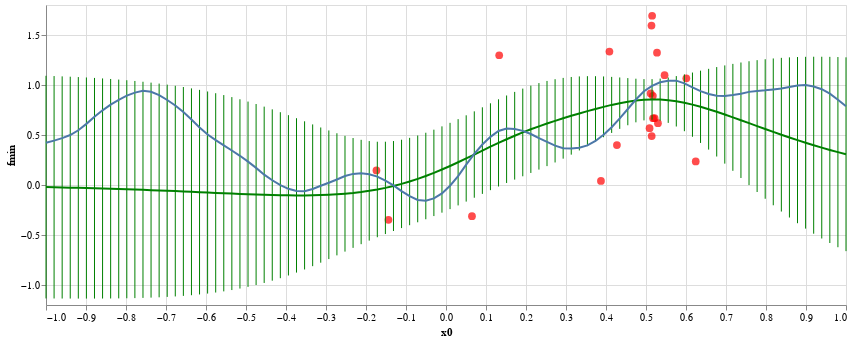

The notebook cell saved with this chart:
### Markdown cell above
Now plot the optimiser's estimate of the underlying function in green (with error bars +/- two standard deviations),
the black box evaluations in red and the true underlying function in blue.

### Code cell
chart_bo_f1 = (
    alt.Chart(bo_f1)
    .mark_line(color='green')
    .encode(x='x0:Q', y='f:Q'))
chart_bo_ferror = (
    alt.Chart(bo_f1.assign(fmin=bo_f1['f'] - 2 * bo_f1['sd'], fmax=bo_f1['f'] + 2 * bo_f1['sd']))
    .mark_errorbar(color='green')
    .encode(x="x0:Q", y="fmin:Q", y2="fmax:Q"))
chart_obs = (
    alt.Chart(observations)
    .mark_circle(color='red', size=60)
    .encode(x='x0:Q', y='y:Q'))
(chart_obs + chart_bo_ferror + chart_bo_f1 + chart1f).properties(width=800, height=300)

### Figure 1 — Vega-Lite specification as saved in the notebook (floating-point values rounded to 4 significant figures)
{"config": {"view": {"continuousWidth": 400, "continuousHeight": 300}}, "layer": [{"data": {"name": "data-bbabbe885bc31c5fa644731f14ab2091"}, "mark": {"type": "circle", "color": "red", "size": 60}, "encoding": {"x": {"type": "quantitative", "field": "x0"}, "y": {"type": "quantitative", "field": "y"}}}, {"data": {"name": "data-5831ac9028ee1f672df821a7292d70c8"}, "mark": {"type": "errorbar", "color": "green"}, "encoding": {"x": {"type": "quantitative", "field": "x0"}, "y": {"type": "quantitative", "field": "fmin"}, "y2": {"field": "fmax"}}}, {"data": {"name": "data-5ceea3f4dc96229b1ad72498ab889120"}, "mark": {"type": "line", "color": "green"}, "encoding": {"x": {"type": "quantitative", "field": "x0"}, "y": {"type": "quantitative", "field": "f"}}}, {"data": {"name": "data-2d1e0543ca9f74f54712317b04f5767b"}, "mark": "line", "encoding": {"x": {"type": "quantitative", "field": "x0"}, "y": {"type": "quantitative", "field": "f"}}}], "height": 300, "width": 800, "$schema": "https://vega.github.io/schema/vega-lite/v4.8.1.json", "datasets": {"data-bbabbe885bc31c5fa644731f14ab2091": [{"x0": 0.06493, "y": -0.3121}, {"x0": -0.1739, "y": 0.1451}, {"x0": -0.1438, "y": -0.3482}, {"x0": 0.133, "y": 1.297}, {"x0": 0.6009, "y": 1.067}, {"x0": 0.4085, "y": 1.334}, {"x0": 0.4273, "y": 0.3988}, {"x0": 0.5464, "y": 1.098}, {"x0": 0.6243, "y": 0.2352}, {"x0": 0.3874, "y": 0.04111}, {"x0": 0.5153, "y": 1.692}, {"x0": 0.5299, "y": 0.6185}, {"x0": 0.5215, "y": 0.6682}, {"x0": 0.5172, "y": 0.8922}, {"x0": 0.5176, "y": 0.6675}, {"x0": 0.5142, "y": 0.4892}, {"x0": 0.5089, "y": 0.5686}, {"x0": 0.5116, "y": 0.9161}, {"x0": 0.5137, "y": 1.594}, {"x0": 0.5275, "y": 1.323}], "data-5831ac9028ee1f672df821a7292d70c8": [{"x0": -1.0, "f": -0.02115, "sd": 0.5567, "fmin": -1.134, "fmax": 1.092}, {"x0": -0.9798, "f": -0.02277, "sd": 0.5561, "fmin": -1.135, "fmax": 1.089}, {"x0": -0.9596, "f": -0.0245, "sd": 0.5554, "fmin": -1.135, "fmax": 1.086}, {"x0": -0.9394, "f": -0.02634, "sd": 0.5547, "fmin": -1.136, "fmax": 1.083}, {"x0": -0.9192, "f": -0.02829, "sd": 0.5538, "fmin": -1.136, "fmax": 1.079}, {"x0": -0.899, "f": -0.03036, "sd": 0.5528, "fmin": -1.136, "fmax": 1.075}, {"x0": -0.8788, "f": -0.03254, "sd": 0.5516, "fmin": -1.136, "fmax": 1.071}, {"x0": -0.8586, "f": -0.03485, "sd": 0.5503, "fmin": -1.135, "fmax": 1.066}, {"x0": -0.8384, "f": -0.03728, "sd": 0.5488, "fmin": -1.135, "fmax": 1.06}, {"x0": -0.8182, "f": -0.03984, "sd": 0.5471, "fmin": -1.134, "fmax": 1.054}, {"x0": -0.798, "f": -0.04252, "sd": 0.5451, "fmin": -1.133, "fmax": 1.048}, {"x0": -0.7778, "f": -0.04533, "sd": 0.5429, "fmin": -1.131, "fmax": 1.04}, {"x0": -0.7576, "f": -0.04826, "sd": 0.5404, "fmin": -1.129, "fmax": 1.033}, {"x0": -0.7374, "f": -0.05131, "sd": 0.5375, "fmin": -1.126, "fmax": 1.024}, {"x0": -0.7172, "f": -0.05448, "sd": 0.5343, "fmin": -1.123, "fmax": 1.014}, {"x0": -0.697, "f": -0.05775, "sd": 0.5307, "fmin": -1.119, "fmax": 1.004}, {"x0": -0.6768, "f": -0.06111, "sd": 0.5267, "fmin": -1.114, "fmax": 0.9922}, {"x0": -0.6566, "f": -0.06456, "sd": 0.5221, "fmin": -1.109, "fmax": 0.9797}, {"x0": -0.6364, "f": -0.06807, "sd": 0.5171, "fmin": -1.102, "fmax": 0.9661}, {"x0": -0.6162, "f": -0.07163, "sd": 0.5115, "fmin": -1.095, "fmax": 0.9513}, {"x0": -0.596, "f": -0.07522, "sd": 0.5052, "fmin": -1.086, "fmax": 0.9352}, {"x0": -0.5758, "f": -0.0788, "sd": 0.4983, "fmin": -1.075, "fmax": 0.9179}, {"x0": -0.5556, "f": -0.08234, "sd": 0.4907, "fmin": -1.064, "fmax": 0.8991}, {"x0": -0.5354, "f": -0.0858, "sd": 0.4824, "fmin": -1.051, "fmax": 0.8789}, {"x0": -0.5152, "f": -0.08915, "sd": 0.4732, "fmin": -1.036, "fmax": 0.8573}, {"x0": -0.4949, "f": -0.09233, "sd": 0.4633, "fmin": -1.019, "fmax": 0.8342}, {"x0": -0.4747, "f": -0.09528, "sd": 0.4525, "fmin": -1.0, "fmax": 0.8097}, {"x0": -0.4545, "f": -0.09793, "sd": 0.4408, "fmin": -0.9796, "fmax": 0.7837}, {"x0": -0.4343, "f": -0.1002, "sd": 0.4283, "fmin": -0.9569, "fmax": 0.7564}, {"x0": -0.4141, "f": -0.102, "sd": 0.415, "fmin": -0.932, "fmax": 0.7279}, {"x0": -0.3939, "f": -0.1033, "sd": 0.4008, "fmin": -0.905, "fmax": 0.6983}, {"x0": -0.3737, "f": -0.104, "sd": 0.3859, "fmin": -0.8759, "fmax": 0.6679}, {"x0": -0.3535, "f": -0.1039, "sd": 0.3704, "fmin": -0.8447, "fmax": 0.637}, {"x0": -0.3333, "f": -0.1028, "sd": 0.3544, "fmin": -0.8116, "fmax": 0.6059}, {"x0": -0.3131, "f": -0.1008, "sd": 0.338, "fmin": -0.7769, "fmax": 0.5752}, {"x0": -0.2929, "f": -0.09764, "sd": 0.3216, "fmin": -0.7408, "fmax": 0.5455}, {"x0": -0.2727, "f": -0.09313, "sd": 0.3053, "fmin": -0.7037, "fmax": 0.5174}, {"x0": -0.2525, "f": -0.08714, "sd": 0.2895, "fmin": -0.6661, "fmax": 0.4918}, {"x0": -0.2323, "f": -0.0795, "sd": 0.2746, "fmin": -0.6286, "fmax": 0.4696}, {"x0": -0.2121, "f": -0.07002, "sd": 0.2609, "fmin": -0.5918, "fmax": 0.4518}, {"x0": -0.1919, "f": -0.05854, "sd": 0.2489, "fmin": -0.5563, "fmax": 0.4392}, {"x0": -0.1717, "f": -0.04486, "sd": 0.2388, "fmin": -0.5225, "fmax": 0.4328}, {"x0": -0.1515, "f": -0.02882, "sd": 0.2308, "fmin": -0.4905, "fmax": 0.4328}, {"x0": -0.1313, "f": -0.01026, "sd": 0.2249, "fmin": -0.4601, "fmax": 0.4396}, {"x0": -0.1111, "f": 0.0109, "sd": 0.2209, "fmin": -0.4309, "fmax": 0.4527}, {"x0": -0.09091, "f": 0.03471, "sd": 0.2184, "fmin": -0.4021, "fmax": 0.4715}, {"x0": -0.07071, "f": 0.06111, "sd": 0.217, "fmin": -0.3729, "fmax": 0.4951}, {"x0": -0.05051, "f": 0.09002, "sd": 0.2163, "fmin": -0.3426, "fmax": 0.5226}, {"x0": -0.0303, "f": 0.1213, "sd": 0.216, "fmin": -0.3106, "fmax": 0.5532}, {"x0": -0.0101, "f": 0.1548, "sd": 0.2158, "fmin": -0.2769, "fmax": 0.5864}, {"x0": 0.0101, "f": 0.1902, "sd": 0.2157, "fmin": -0.2413, "fmax": 0.6216}, {"x0": 0.0303, "f": 0.2272, "sd": 0.2157, "fmin": -0.2041, "fmax": 0.6585}, {"x0": 0.05051, "f": 0.2655, "sd": 0.2157, "fmin": -0.166, "fmax": 0.6969}, {"x0": 0.07071, "f": 0.3045, "sd": 0.216, "fmin": -0.1274, "fmax": 0.7365}, {"x0": 0.09091, "f": 0.3439, "sd": 0.2165, "fmin": -0.08903, "fmax": 0.7768}, {"x0": 0.1111, "f": 0.3829, "sd": 0.2172, "fmin": -0.05144, "fmax": 0.8172}, {"x0": 0.1313, "f": 0.4209, "sd": 0.218, "fmin": -0.01505, "fmax": 0.8569}, {"x0": 0.1515, "f": 0.4576, "sd": 0.2188, "fmin": 0.02, "fmax": 0.8951}, {"x0": 0.1717, "f": 0.4925, "sd": 0.2193, "fmin": 0.05393, "fmax": 0.9311}, {"x0": 0.1919, "f": 0.5256, "sd": 0.2192, "fmin": 0.08717, "fmax": 0.9641}, {"x0": 0.2121, "f": 0.5569, "sd": 0.2183, "fmin": 0.1203, "fmax": 0.9935}, {"x0": 0.2323, "f": 0.5866, "sd": 0.2163, "fmin": 0.154, "fmax": 1.019}, {"x0": 0.2525, "f": 0.6147, "sd": 0.2129, "fmin": 0.1888, "fmax": 1.041}, {"x0": 0.2727, "f": 0.6415, "sd": 0.2082, "fmin": 0.2252, "fmax": 1.058}, {"x0": 0.2929, "f": 0.6671, "sd": 0.2019, "fmin": 0.2633, "fmax": 1.071}, {"x0": 0.3131, "f": 0.6918, "sd": 0.1942, "fmin": 0.3035, "fmax": 1.08}, {"x0": 0.3333, "f": 0.7156, "sd": 0.1851, "fmin": 0.3454, "fmax": 1.086}, {"x0": 0.3535, "f": 0.7386, "sd": 0.1749, "fmin": 0.3889, "fmax": 1.088}, {"x0": 0.3737, "f": 0.7606, "sd": 0.1637, "fmin": 0.4332, "fmax": 1.088}, {"x0": 0.3939, "f": 0.7816, "sd": 0.152, "fmin": 0.4775, "fmax": 1.086}, {"x0": 0.4141, "f": 0.801, "sd": 0.1401, "fmin": 0.5208, "fmax": 1.081}, {"x0": 0.4343, "f": 0.8184, "sd": 0.1285, "fmin": 0.5614, "fmax": 1.075}, {"x0": 0.4545, "f": 0.8332, "sd": 0.1179, "fmin": 0.5975, "fmax": 1.069}, {"x0": 0.4747, "f": 0.8447, "sd": 0.1091, "fmin": 0.6266, "fmax": 1.063}, {"x0": 0.4949, "f": 0.8524, "sd": 0.1032, "fmin": 0.646, "fmax": 1.059}, {"x0": 0.5152, "f": 0.8556, "sd": 0.1016, "fmin": 0.6525, "fmax": 1.059}, {"x0": 0.5354, "f": 0.8542, "sd": 0.1049, "fmin": 0.6443, "fmax": 1.064}, {"x0": 0.5556, "f": 0.8479, "sd": 0.1133, "fmin": 0.6212, "fmax": 1.075}, {"x0": 0.5758, "f": 0.8371, "sd": 0.1261, "fmin": 0.5849, "fmax": 1.089}, {"x0": 0.596, "f": 0.8221, "sd": 0.1421, "fmin": 0.5378, "fmax": 1.106}, {"x0": 0.6162, "f": 0.8035, "sd": 0.1606, "fmin": 0.4823, "fmax": 1.125}, {"x0": 0.6364, "f": 0.7819, "sd": 0.1807, "fmin": 0.4205, "fmax": 1.143}, {"x0": 0.6566, "f": 0.7579, "sd": 0.2019, "fmin": 0.3542, "fmax": 1.162}, {"x0": 0.6768, "f": 0.7321, "sd": 0.2236, "fmin": 0.2848, "fmax": 1.179}, {"x0": 0.697, "f": 0.7048, "sd": 0.2456, "fmin": 0.2137, "fmax": 1.196}, {"x0": 0.7172, "f": 0.6765, "sd": 0.2673, "fmin": 0.1418, "fmax": 1.211}, {"x0": 0.7374, "f": 0.6476, "sd": 0.2888, "fmin": 0.07013, "fmax": 1.225}, {"x0": 0.7576, "f": 0.6184, "sd": 0.3096, "fmin": -0.0007055, "fmax": 1.238}, {"x0": 0.7778, "f": 0.5891, "sd": 0.3296, "fmin": -0.07009, "fmax": 1.248}, {"x0": 0.798, "f": 0.56, "sd": 0.3488, "fmin": -0.1376, "fmax": 1.258}, {"x0": 0.8182, "f": 0.5313, "sd": 0.367, "fmin": -0.2027, "fmax": 1.265}, {"x0": 0.8384, "f": 0.5031, "sd": 0.3842, "fmin": -0.2653, "fmax": 1.272}, {"x0": 0.8586, "f": 0.4756, "sd": 0.4004, "fmin": -0.3252, "fmax": 1.276}, {"x0": 0.8788, "f": 0.4488, "sd": 0.4155, "fmin": -0.3821, "fmax": 1.28}, {"x0": 0.899, "f": 0.4228, "sd": 0.4295, "fmin": -0.4361, "fmax": 1.282}, {"x0": 0.9192, "f": 0.3978, "sd": 0.4425, "fmin": -0.4871, "fmax": 1.283}, {"x0": 0.9394, "f": 0.3738, "sd": 0.4544, "fmin": -0.5351, "fmax": 1.283}, {"x0": 0.9596, "f": 0.3507, "sd": 0.4654, "fmin": -0.5801, "fmax": 1.282}, {"x0": 0.9798, "f": 0.3287, "sd": 0.4754, "fmin": -0.6222, "fmax": 1.28}, {"x0": 1.0, "f": 0.3077, "sd": 0.4846, "fmin": -0.6616, "fmax": 1.277}], "data-5ceea3f4dc96229b1ad72498ab889120": [{"x0": -1.0, "f": -0.02115, "sd": 0.5567}, {"x0": -0.9798, "f": -0.02277, "sd": 0.5561}, {"x0": -0.9596, "f": -0.0245, "sd": 0.5554}, {"x0": -0.9394, "f": -0.02634, "sd": 0.5547}, {"x0": -0.9192, "f": -0.02829, "sd": 0.5538}, {"x0": -0.899, "f": -0.03036, "sd": 0.5528}, {"x0": -0.8788, "f": -0.03254, "sd": 0.5516}, {"x0": -0.8586, "f": -0.03485, "sd": 0.5503}, {"x0": -0.8384, "f": -0.03728, "sd": 0.5488}, {"x0": -0.8182, "f": -0.03984, "sd": 0.5471}, {"x0": -0.798, "f": -0.04252, "sd": 0.5451}, {"x0": -0.7778, "f": -0.04533, "sd": 0.5429}, {"x0": -0.7576, "f": -0.04826, "sd": 0.5404}, {"x0": -0.7374, "f": -0.05131, "sd": 0.5375}, {"x0": -0.7172, "f": -0.05448, "sd": 0.5343}, {"x0": -0.697, "f": -0.05775, "sd": 0.5307}, {"x0": -0.6768, "f": -0.06111, "sd": 0.5267}, {"x0": -0.6566, "f": -0.06456, "sd": 0.5221}, {"x0": -0.6364, "f": -0.06807, "sd": 0.5171}, {"x0": -0.6162, "f": -0.07163, "sd": 0.5115}, {"x0": -0.596, "f": -0.07522, "sd": 0.5052}, {"x0": -0.5758, "f": -0.0788, "sd": 0.4983}, {"x0": -0.5556, "f": -0.08234, "sd": 0.4907}, {"x0": -0.5354, "f": -0.0858, "sd": 0.4824}, {"x0": -0.5152, "f": -0.08915, "sd": 0.4732}, {"x0": -0.4949, "f": -0.09233, "sd": 0.4633}, {"x0": -0.4747, "f": -0.09528, "sd": 0.4525}, {"x0": -0.4545, "f": -0.09793, "sd": 0.4408}, {"x0": -0.4343, "f": -0.1002, "sd": 0.4283}, {"x0": -0.4141, "f": -0.102, "sd": 0.415}, {"x0": -0.3939, "f": -0.1033, "sd": 0.4008}, {"x0": -0.3737, "f": -0.104, "sd": 0.3859}, {"x0": -0.3535, "f": -0.1039, "sd": 0.3704}, {"x0": -0.3333, "f": -0.1028, "sd": 0.3544}, {"x0": -0.3131, "f": -0.1008, "sd": 0.338}, {"x0": -0.2929, "f": -0.09764, "sd": 0.3216}, {"x0": -0.2727, "f": -0.09313, "sd": 0.3053}, {"x0": -0.2525, "f": -0.08714, "sd": 0.2895}, {"x0": -0.2323, "f": -0.0795, "sd": 0.2746}, {"x0": -0.2121, "f": -0.07002, "sd": 0.2609}, {"x0": -0.1919, "f": -0.05854, "sd": 0.2489}, {"x0": -0.1717, "f": -0.04486, "sd": 0.2388}, {"x0": -0.1515, "f": -0.02882, "sd": 0.2308}, {"x0": -0.1313, "f": -0.01026, "sd": 0.2249}, {"x0": -0.1111, "f": 0.0109, "sd": 0.2209}, {"x0": -0.09091, "f": 0.03471, "sd": 0.2184}, {"x0": -0.07071, "f": 0.06111, "sd": 0.217}, {"x0": -0.05051, "f": 0.09002, "sd": 0.2163}, {"x0": -0.0303, "f": 0.1213, "sd": 0.216}, {"x0": -0.0101, "f": 0.1548, "sd": 0.2158}, {"x0": 0.0101, "f": 0.1902, "sd": 0.2157}, {"x0": 0.0303, "f": 0.2272, "sd": 0.2157}, {"x0": 0.05051, "f": 0.2655, "sd": 0.2157}, {"x0": 0.07071, "f": 0.3045, "sd": 0.216}, {"x0": 0.09091, "f": 0.3439, "sd": 0.2165}, {"x0": 0.1111, "f": 0.3829, "sd": 0.2172}, {"x0": 0.1313, "f": 0.4209, "sd": 0.218}, {"x0": 0.1515, "f": 0.4576, "sd": 0.2188}, {"x0": 0.1717, "f": 0.4925, "sd": 0.2193}, {"x0": 0.1919, "f": 0.5256, "sd": 0.2192}, {"x0": 0.2121, "f": 0.5569, "sd": 0.2183}, {"x0": 0.2323, "f": 0.5866, "sd": 0.2163}, {"x0": 0.2525, "f": 0.6147, "sd": 0.2129}, {"x0": 0.2727, "f": 0.6415, "sd": 0.2082}, {"x0": 0.2929, "f": 0.6671, "sd": 0.2019}, {"x0": 0.3131, "f": 0.6918, "sd": 0.1942}, {"x0": 0.3333, "f": 0.7156, "sd": 0.1851}, {"x0": 0.3535, "f": 0.7386, "sd": 0.1749}, {"x0": 0.3737, "f": 0.7606, "sd": 0.1637}, {"x0": 0.3939, "f": 0.7816, "sd": 0.152}, {"x0": 0.4141, "f": 0.801, "sd": 0.1401}, {"x0": 0.4343, "f": 0.8184, "sd": 0.1285}, {"x0": 0.4545, "f": 0.8332, "sd": 0.1179}, {"x0": 0.4747, "f": 0.8447, "sd": 0.1091}, {"x0": 0.4949, "f": 0.8524, "sd": 0.1032}, {"x0": 0.5152, "f": 0.8556, "sd": 0.1016}, {"x0": 0.5354, "f": 0.8542, "sd": 0.1049}, {"x0": 0.5556, "f": 0.8479, "sd": 0.1133}, {"x0": 0.5758, "f": 0.8371, "sd": 0.1261}, {"x0": 0.596, "f": 0.8221, "sd": 0.1421}, {"x0": 0.6162, "f": 0.8035, "sd": 0.1606}, {"x0": 0.6364, "f": 0.7819, "sd": 0.1807}, {"x0": 0.6566, "f": 0.7579, "sd": 0.2019}, {"x0": 0.6768, "f": 0.7321, "sd": 0.2236}, {"x0": 0.697, "f": 0.7048, "sd": 0.2456}, {"x0": 0.7172, "f": 0.6765, "sd": 0.2673}, {"x0": 0.7374, "f": 0.6476, "sd": 0.2888}, {"x0": 0.7576, "f": 0.6184, "sd": 0.3096}, {"x0": 0.7778, "f": 0.5891, "sd": 0.3296}, {"x0": 0.798, "f": 0.56, "sd": 0.3488}, {"x0": 0.8182, "f": 0.5313, "sd": 0.367}, {"x0": 0.8384, "f": 0.5031, "sd": 0.3842}, {"x0": 0.8586, "f": 0.4756, "sd": 0.4004}, {"x0": 0.8788, "f": 0.4488, "sd": 0.4155}, {"x0": 0.899, "f": 0.4228, "sd": 0.4295}, {"x0": 0.9192, "f": 0.3978, "sd": 0.4425}, {"x0": 0.9394, "f": 0.3738, "sd": 0.4544}, {"x0": 0.9596, "f": 0.3507, "sd": 0.4654}, {"x0": 0.9798, "f": 0.3287, "sd": 0.4754}, {"x0": 1.0, "f": 0.3077, "sd": 0.4846}], "data-2d1e0543ca9f74f54712317b04f5767b": [{"x0": -1.0, "f": 0.4227}, {"x0": -0.9798, "f": 0.4437}, {"x0": -0.9596, "f": 0.4683}, {"x0": -0.9394, "f": 0.4995}, {"x0": -0.9192, "f": 0.5476}, {"x0": -0.899, "f": 0.6113}, {"x0": -0.8788, "f": 0.6823}, {"x0": -0.8586, "f": 0.7467}, {"x0": -0.8384, "f": 0.8038}, {"x0": -0.8182, "f": 0.8514}, {"x0": -0.798, "f": 0.8931}, {"x0": -0.7778, "f": 0.9238}, {"x0": -0.7576, "f": 0.9419}, {"x0": -0.7374, "f": 0.9325}, {"x0": -0.7172, "f": 0.8995}, {"x0": -0.697, "f": 0.8499}, {"x0": -0.6768, "f": 0.7953}, {"x0": -0.6566, "f": 0.7303}, {"x0": -0.6364, "f": 0.6549}, {"x0": -0.6162, "f": 0.5756}, {"x0": -0.596, "f": 0.5045}, {"x0": -0.5758, "f": 0.449}, {"x0": -0.5556, "f": 0.3962}, {"x0": -0.5354, "f": 0.3452}, {"x0": -0.5152, "f": 0.2919}, {"x0": -0.4949, "f": 0.2333}, {"x0": -0.4747, "f": 0.1711}, {"x0": -0.4545, "f": 0.1033}, {"x0": -0.4343, "f": 0.04752}, {"x0": -0.4141, "f": -0.00144}, {"x0": -0.3939, "f": -0.03826}, {"x0": -0.3737, "f": -0.0607}, {"x0": -0.3535, "f": -0.06129}, {"x0": -0.3333, "f": -0.04007}, {"x0": -0.3131, "f": -0.008038}, {"x0": -0.2929, "f": 0.02304}, {"x0": -0.2727, "f": 0.05545}, {"x0": -0.2525, "f": 0.08966}, {"x0": -0.2323, "f": 0.1112}, {"x0": -0.2121, "f": 0.1165}, {"x0": -0.1919, "f": 0.1076}, {"x0": -0.1717, "f": 0.08367}, {"x0": -0.1515, "f": 0.04436}, {"x0": -0.1313, "f": -0.003656}, {"x0": -0.1111, "f": -0.06114}, {"x0": -0.09091, "f": -0.1116}, {"x0": -0.07071, "f": -0.1498}, {"x0": -0.05051, "f": -0.1583}, {"x0": -0.0303, "f": -0.1345}, {"x0": -0.0101, "f": -0.08434}, {"x0": 0.0101, "f": -0.007137}, {"x0": 0.0303, "f": 0.08897}, {"x0": 0.05051, "f": 0.2044}, {"x0": 0.07071, "f": 0.3104}, {"x0": 0.09091, "f": 0.4052}, {"x0": 0.1111, "f": 0.4817}, {"x0": 0.1313, "f": 0.5407}, {"x0": 0.1515, "f": 0.5652}, {"x0": 0.1717, "f": 0.5603}, {"x0": 0.1919, "f": 0.5414}, {"x0": 0.2121, "f": 0.5101}, {"x0": 0.2323, "f": 0.4684}, {"x0": 0.2525, "f": 0.4314}, {"x0": 0.2727, "f": 0.3938}, {"x0": 0.2929, "f": 0.3676}, {"x0": 0.3131, "f": 0.3641}, {"x0": 0.3333, "f": 0.372}, {"x0": 0.3535, "f": 0.3958}, {"x0": 0.3737, "f": 0.4401}, {"x0": 0.3939, "f": 0.5023}, {"x0": 0.4141, "f": 0.5773}, {"x0": 0.4343, "f": 0.6666}, {"x0": 0.4545, "f": 0.7598}, {"x0": 0.4747, "f": 0.8548}, {"x0": 0.4949, "f": 0.9371}, {"x0": 0.5152, "f": 0.9914}, {"x0": 0.5354, "f": 1.027}, {"x0": 0.5556, "f": 1.043}, {"x0": 0.5758, "f": 1.043}, {"x0": 0.596, "f": 1.017}, {"x0": 0.6162, "f": 0.9755}, {"x0": 0.6364, "f": 0.9391}, {"x0": 0.6566, "f": 0.9096}, {"x0": 0.6768, "f": 0.8932}, {"x0": 0.697, "f": 0.8895}, {"x0": 0.7172, "f": 0.8993}, {"x0": 0.7374, "f": 0.9116}, {"x0": 0.7576, "f": 0.9314}, {"x0": 0.7778, "f": 0.94}, {"x0": 0.798, "f": 0.9463}, {"x0": 0.8182, "f": 0.9552}, {"x0": 0.8384, "f": 0.9657}, {"x0": 0.8586, "f": 0.9803}, {"x0": 0.8788, "f": 0.994}, {"x0": 0.899, "f": 0.999}, {"x0": 0.9192, "f": 0.9856}, {"x0": 0.9394, "f": 0.9576}, {"x0": 0.9596, "f": 0.9138}, {"x0": 0.9798, "f": 0.8532}, {"x0": 1.0, "f": 0.7877}]}}
